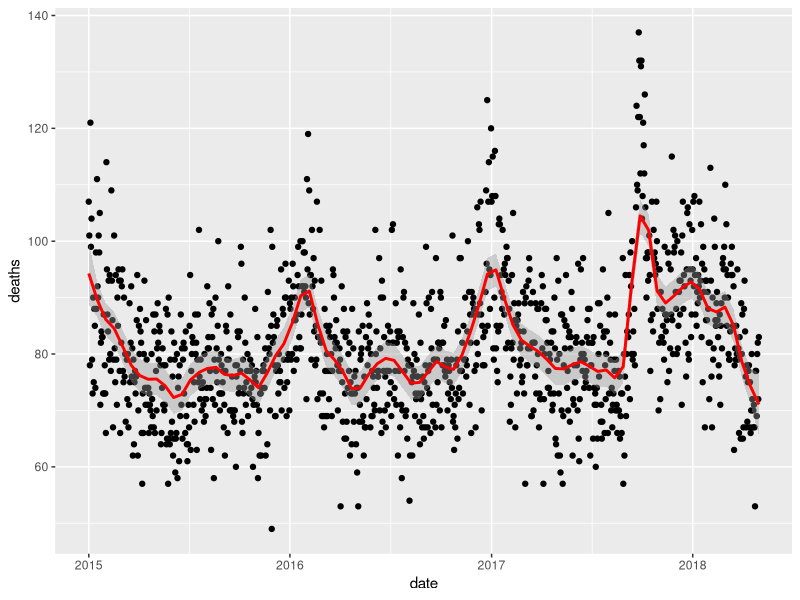
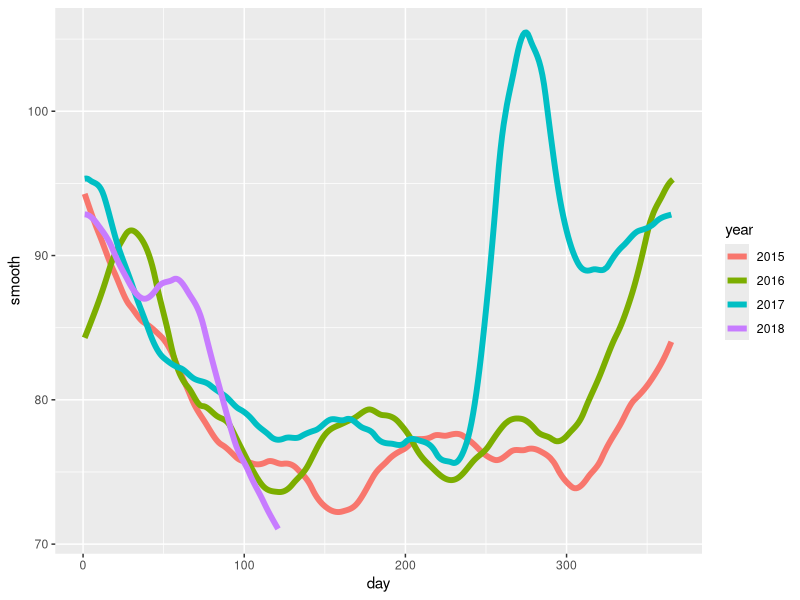
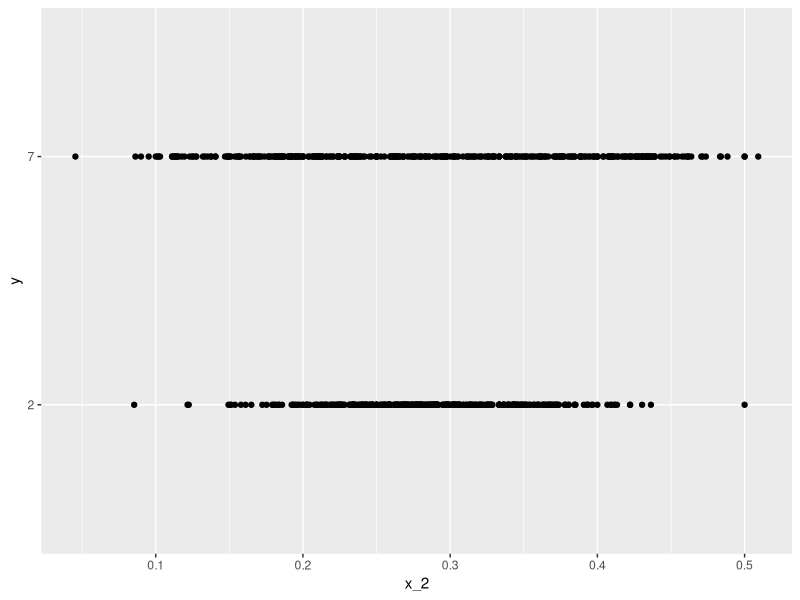
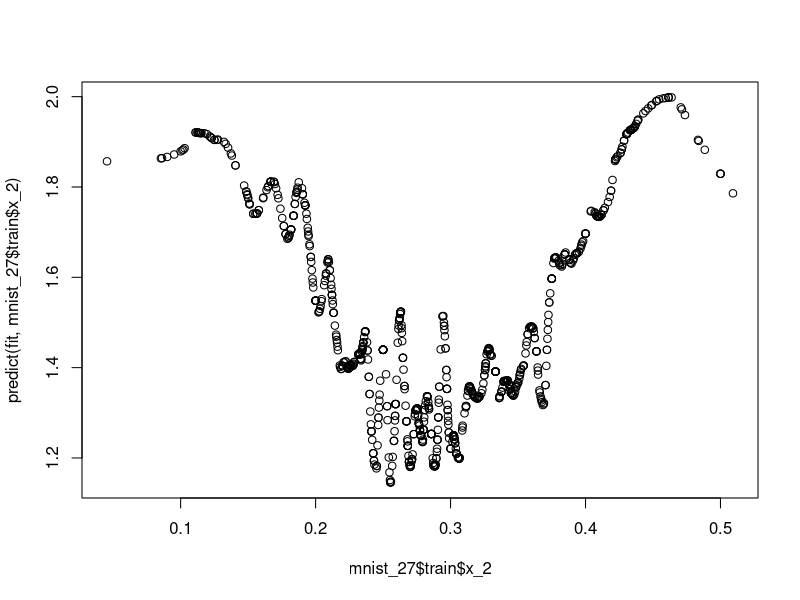
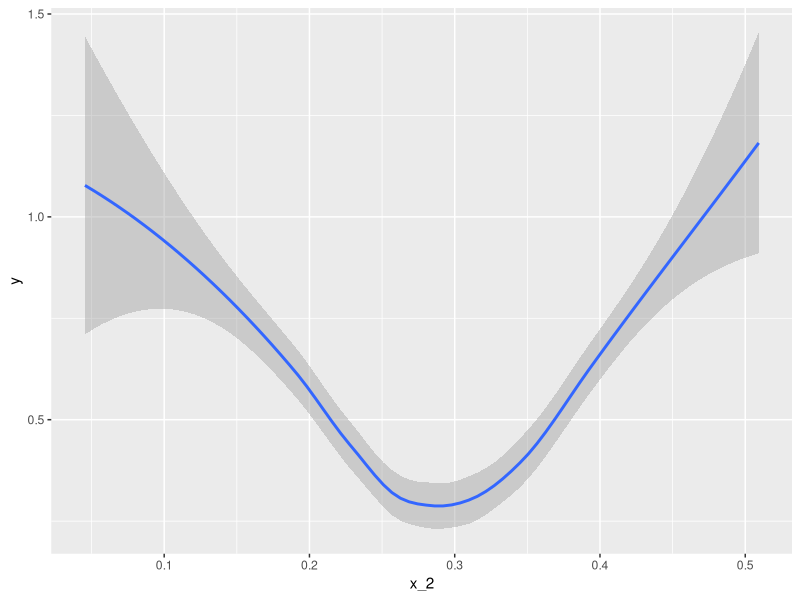

Generate these figures, in order, with R:
.libPaths('C:/Users/BrBl1834/R/win-library')
library(caret)
library(tidyverse)

# Q1

# set.seed(2) #if you are using R 3.5 or earlier
set.seed(2, sample.kind="Rounding") #if you are using R 3.6 or later
make_data <- function(n = 1000, p = 0.5, 
                      mu_0 = 0, mu_1 = 2, 
                      sigma_0 = 1,  sigma_1 = 1){
  
  y <- rbinom(n, 1, p)
  f_0 <- rnorm(n, mu_0, sigma_0)
  f_1 <- rnorm(n, mu_1, sigma_1)
  x <- ifelse(y == 1, f_1, f_0)
  
  test_index <- createDataPartition(y, times = 1, p = 0.5, list = FALSE)
  
  list(train = data.frame(x = x, y = as.factor(y)) %>% slice(-test_index),
       test = data.frame(x = x, y = as.factor(y)) %>% slice(test_index))
}
dat <- make_data()


set.seed(1, sample.kind="Rounding")

mu_1 <- seq(0, 3, len=25)
my_dat<-list()

for (i in 1:25){
my_dat[[i]] <- make_data(mu_1=mu_1[i])
}

accuracies<-numeric()
for (i in 1:25){
glm_log_fit <- glm(y~x,data = my_dat[[i]]$train,family = "binomial")
y_hat <- ifelse(
  predict.glm(glm_log_fit,newdata = my_dat[[i]]$test, type = "response")>0.5,
  1,0
)
acc<- mean(y_hat==my_dat[[i]]$test$y)
accuracies[i]<-acc
}


#smoothing
# Q1
library(tidyverse)
library(lubridate)
library(purrr)
library(pdftools)

fn <- system.file("extdata", "RD-Mortality-Report_2015-18-180531.pdf", package="dslabs")
dat <- map_df(str_split(pdf_text(fn), "\n"), function(s){
  s <- str_trim(s)
  header_index <- str_which(s, "2015")[1]
  tmp <- str_split(s[header_index], "\\s+", simplify = TRUE)
  month <- tmp[1]
  header <- tmp[-1]
  tail_index  <- str_which(s, "Total")
  n <- str_count(s, "\\d+")
  out <- c(1:header_index, which(n==1), which(n>=28), tail_index:length(s))
  s[-out] %>%
    str_remove_all("[^\\d\\s]") %>%
    str_trim() %>%
    str_split_fixed("\\s+", n = 6) %>%
    .[,1:5] %>%
    as_data_frame() %>% 
    setNames(c("day", header)) %>%
    mutate(month = month,
           day = as.numeric(day)) %>%
    gather(year, deaths, -c(day, month)) %>%
    mutate(deaths = as.numeric(deaths))
}) %>%
  mutate(month = recode(month, "JAN" = 1, "FEB" = 2, "MAR" = 3, "APR" = 4, "MAY" = 5, "JUN" = 6, 
                        "JUL" = 7, "AGO" = 8, "SEP" = 9, "OCT" = 10, "NOV" = 11, "DEC" = 12)) %>%
  mutate(date = make_date(year, month, day)) %>%
  dplyr::filter(date <= "2018-05-01")

total_days <- diff(as.numeric(range(dat$date)))
span<-61/total_days
fit <- loess(deaths ~ as.numeric(date), degree=1, span = span, data=dat)
dat %>% ggplot(aes(date, deaths)) +
  geom_point() +
  geom_smooth(color="red", span = span, method = "loess", method.args = list(degree=1))


# Q2
dat %>% 
  mutate(smooth = predict(fit, as.numeric(date)), day = yday(date), year = as.character(year(date))) %>%
  ggplot(aes(day, smooth, col = year)) +
  geom_line(lwd = 2)

# Q3
library(broom)
library(dslabs)
data(mnist_27)
mnist_27$train %>% glm(y ~ x_2, family = "binomial", data = .) %>% tidy()
qplot(x_2, y, data = mnist_27$train)
## my solution
fit <- loess(as.numeric(y) ~ x_2, degree=1, span = 0.05, data=mnist_27$train)
plot(mnist_27$train$x_2,predict(fit,mnist_27$train$x_2))

## suggested method
mnist_27$train %>% 
  mutate(y = ifelse(y=="7", 1, 0)) %>%
  ggplot(aes(x_2, y)) + 
  geom_smooth(method = "loess")

data("mnist")
